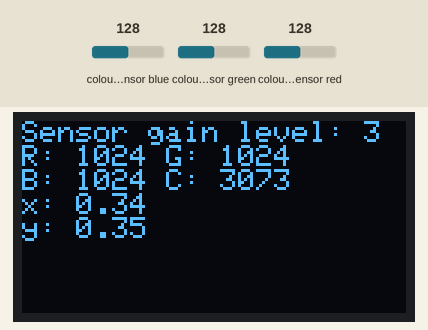
A sketch run on a simulated ESP8266 (NodeMCU). Shown: 128×64 one-colour display. The test bench sets the inputs (shaded band); at power-on: colour sensor blue 128, colour sensor green 128, colour sensor red 128. What the sketch prints to the serial monitor is not drawn.

Above: at 1.2 s.
1.3 s: colour sensor blue set to 5
At 2.6 s:
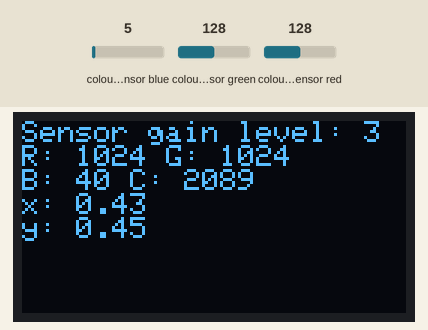
2.9 s: colour sensor green set to 5
At 3.6 s:
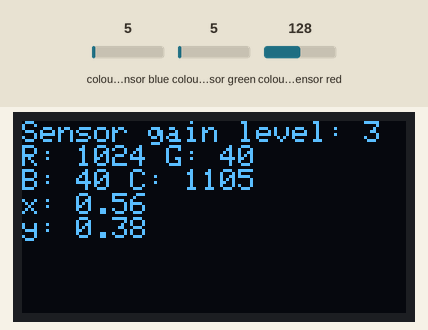
4.5 s: colour sensor red set to 5
At 5.6 s:
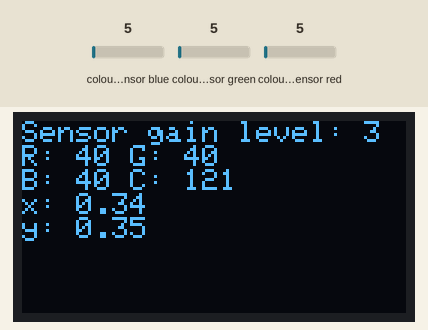
6.0 s: colour sensor blue set to 64
At 7.3 s:
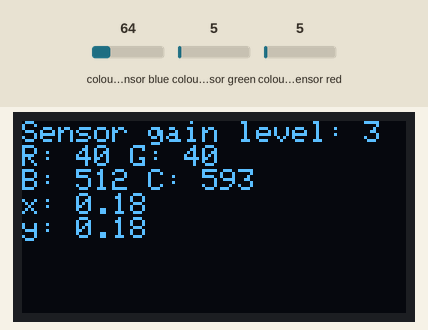
7.6 s: colour sensor green set to 64
At 8.2 s:
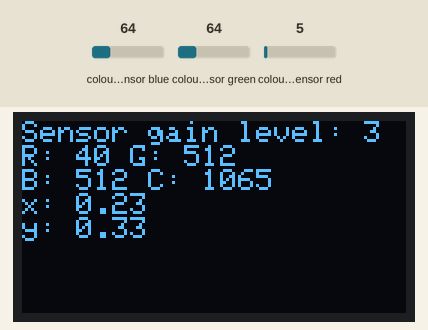
Timing chart, 0 to 10.1 s (numbered marks = the images above; inputs shaded):
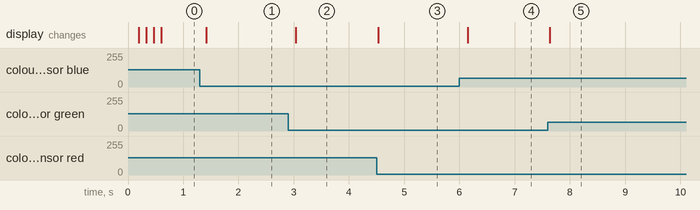

Measured:
- after the input at 1.3 s, the display: changes after 0.11 s (image 1)
- after the input at 2.9 s, the display: changes after 0.14 s (image 2)
- after the input at 4.5 s, the display: changes at once (image 3)
- after the input at 6.0 s, the display: changes after 0.15 s (image 4)
- after the input at 7.6 s, the display: changes at once (image 5)

The sketch:

NodeMCU_colorimeter.ino
```cpp
/*
 * This is origninally implemented with the NodeMCU board.
 * It uses a:
 * -SSD1306 OLED display, and
 * -TCS34725 RGB sensor module.
 * ...and their corresponding Adafruit libraries.
 */

#include <Wire.h>
#include <Adafruit_TCS34725.h>
#include <Adafruit_GFX.h>
#include <Adafruit_SSD1306.h>

/*
 * Before we begin, a few things to mention:
 * If you are using the OLED screen, make sure you change your library settings.
 * -In Adafruit_SSD1306.h somewhere around line 73, if you are using the 128x64 module, uncomment:
 * #define SSD1306_128_64
 */

Adafruit_SSD1306 display(15); //Display reset is pin 5, but it's not used in the ESP module.
Adafruit_TCS34725 tcs_sensor = Adafruit_TCS34725(TCS34725_INTEGRATIONTIME_154MS, TCS34725_GAIN_4X); //The tcs sensor.

uint16_t r_adc_value, g_adc_value, b_adc_value, c_adc_value; //These are 16-bit variables
int gain_level = -1;
float xc, yc, T; //CIE 1931 coordinates, and T for the colour temperature, where applicable.

void setup() {
  //We need i2c to talk to the peripherals.
  Wire.begin(2, 0); //GPIO2 is SDA, and GPIO0 is SCL.

  tcs_sensor.begin(); //Initialise the sensor.

  display.begin(SSD1306_SWITCHCAPVCC, 0x3C); //Create the 5 Volts internally, my display is at address 0x3C
  display.clearDisplay(); //Clears the frame buffer from power-up related garbage
  display.display(); //Put the framebuffer's contents to the display
  display.setTextColor(WHITE); //The OLED is monochrome, but the Adafruit GFX library needs this apparently.

  //Debug messages on serial port.
  Serial.begin(115200);

}

void loop() {
  gain_level = optimise_gain(gain_level); //update the gain level.
  tcs_sensor.getRawData(&r_adc_value, &g_adc_value, &b_adc_value, &c_adc_value); //Get data from the sensor.
  calculate_chroma_coords(&xc, &yc, r_adc_value, g_adc_value, b_adc_value); //Calculate the CIE 1931 coordinates.njgggggggggggggtr

  // put info on the display.
  display.clearDisplay();
  display.setCursor(0, 0);
  display.print("Sensor gain level: ");
  display.println(gain_level); //This returns the optimal gain level.

  display.print("R: ");
  display.print(r_adc_value);
  display.print(" G: ");
  display.println(g_adc_value);
  display.print("B: ");
  display.print(b_adc_value);
  display.print(" C: ");
  display.println(c_adc_value);

  display.print("x: ");
  display.println(xc);
  display.print("y: ");
  display.println(yc);

  display.display();
}

int optimise_gain(int gain) {
  /*
   * This function reads the ADC values from the pre-initialised TCS34725 sensor,
   * and based on the values of the clear channel, it adjusts the sensor gain.
   * Inpout and output argument is gain level, which is an int ranging from 0 to 3.
   */
  uint16_t red_adc_value, green_adc_value, blue_adc_value, clear_adc_value; //ADC values go here. 16-bit number, between 0 and 65535.
  /*
   * These two numbers set the gain control hysteresis. They were chosen arbitrarily.
   * If the ADC is too high, the sensor might clip.
   * If the ADC value is too low, the values will be subject to quantisation noise.
   */
  uint16_t adc_low_threshold = 8192;
  uint16_t adc_high_threshold = 61439;

  unsigned gain_is_changing = 1; //Gain control exit semapore.

  while(gain_is_changing) {
    //read from the sensor. I have to do it this way, for some reason, null pointers will reset my ESP module.
    tcs_sensor.getRawData(&red_adc_value, &green_adc_value, &blue_adc_value, &clear_adc_value); //We only care about the clear channel.
    Serial.println("optimise_gain(): ADC values");
    Serial.print("optimise_gain(): R: ");
    Serial.println(red_adc_value);
    Serial.print("optimise_gain(): G: ");
    Serial.println(green_adc_value);
    Serial.print("optimise_gain(): B: ");
    Serial.println(blue_adc_value);
    Serial.print("optimise_gain(): C: ");
    Serial.println(clear_adc_value);
    //Change the ADC gain
    if(clear_adc_value < adc_low_threshold) {
      //Signal too weak, crank up gain.
      gain_is_changing = 1;
      gain++;
    }
    else {
      //If we got here, we didn't need to adjust the gain.
      gain_is_changing = 0;
    }
    if(clear_adc_value > adc_high_threshold) {
      //signal too strong, reduce gain
      gain_is_changing = 1;
      gain--;
    }
    else {
      //if we got here, we didn't need to adjust the gain.
      gain_is_changing = 0;
    }

    //Make sure we stay in range
    if(gain < 0) {
      //If we got here, the sensor gets some brutal amount of light. Can't be helped from software.
      gain = 0;
    }
    if(gain > 3) {
      //If we got here, the sensor is in a very dark environment. Can't be helped from software.
      gain = 3;
    }
    Serial.print("optimise_gain(): Gain is set to level ");
    Serial.println(gain);

    //We now need to re-configure the sensor accordingly. This could be neater, but I wanted to return as an int.
    switch(gain) {
      case 0:
        tcs_sensor.setGain(TCS34725_GAIN_1X);
        break;
      case 1:
        tcs_sensor.setGain(TCS34725_GAIN_4X);
        break;
      case 2:
        tcs_sensor.setGain(TCS34725_GAIN_16X);
        break;
      case 3:
        tcs_sensor.setGain(TCS34725_GAIN_60X);
        break;
      default:
        //this case should never happen.
        break;
    }
  }

  return gain; //This returns the gain level.

}

void calculate_chroma_coords( float *out_x, float *out_y, uint16_t red_adc_value, uint16_t green_adc_value, uint16_t blue_adc_value) {
  /*
   * This function reads from the pre-initialsied tcs sensor, and calculates the CIE 1931 coordinates.
   */
  //the primary colour chromaticity coordinates can be determined from the datasheet.
  float primary_r_x = 0.582692;
  float primary_r_y = 0.382919;
  float primary_g_x = 0.283233;
  float primary_g_y = 0.525670;
  float primary_b_x = 0.144560;
  float primary_b_y = 0.134175;

  //We need to compensate for the different sensitivities in each colour channel.
  //The gain control function makes sure we won't clip our ADC values.
  float r_luminance, g_luminance, b_luminance, sum_luminance; //These are the Y values for each colour channel, and their sum.

  //Step 1. Get the ADC values.
  r_luminance = float(red_adc_value);
  g_luminance = float(green_adc_value);
  b_luminance = float(blue_adc_value);

  //The output chromaticity coordinates are calculated from the ratio of the three components.

  //Step 2. Calculate the mean chromaticity coordinates. This is computationally intensive, but it can't be helped.
  sum_luminance = r_luminance + g_luminance + b_luminance;
  *out_x = ( r_luminance / sum_luminance ) * primary_r_x + ( g_luminance / sum_luminance ) * primary_g_x + ( b_luminance / sum_luminance ) * primary_b_x;
  *out_y = ( r_luminance / sum_luminance ) * primary_r_y + ( g_luminance / sum_luminance ) * primary_g_y + ( b_luminance / sum_luminance ) * primary_b_y;

  //done!

}
```
